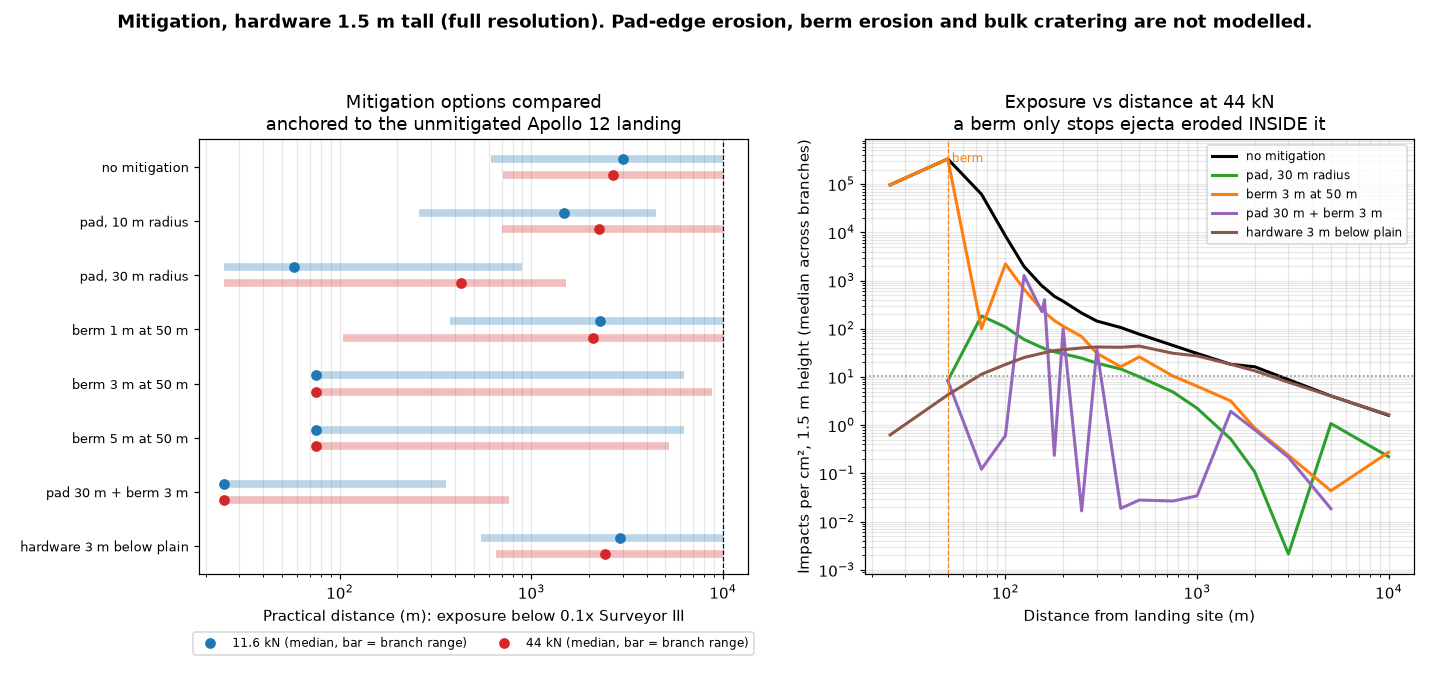

This figure's Python source:
#!/usr/bin/env python3
# -*- coding: utf-8 -*-
"""Compare landing pads, ring berms and terrain shielding.

Cases are anchored to the Apollo 12 landing and use simplified geometry:

  pad      no erosion inside pad_radius_m; edge erosion is omitted
  berm     blocks trajectories below its crest; berm erosion is omitted
  terrain  target sits 3 m below the landing plane

With --with-angles, a third panel compares Apollo-like angles with
hypothetical 12 and 15 degree ejection angles that might occur with deep
cratering or interacting plumes. That needs its own simulations (several
hours at full resolution), so it is off by default.

Only variants in plausible_branches.json are used (see psi_study.py).

    python mitigation.py --quick
    python mitigation.py --with-angles
"""
from __future__ import annotations

import argparse, json, os, time
import numpy as np
import matplotlib
matplotlib.use("Agg")
import matplotlib.pyplot as plt

import psi_simulation as P
import psi_study as S

HERE = os.path.dirname(os.path.abspath(__file__))
THRUSTS = [11600.0, 44000.0]
THRESHOLD = 0.1                      # fraction of Surveyor III
BERM_R = 50.0
CASES = [  # (label, config overrides, hardware height or None for nominal)
    ("no mitigation", {}, None),
    ("pad, 10 m radius", {"pad_radius_m": 10.0}, None),
    ("pad, 30 m radius", {"pad_radius_m": 30.0}, None),
    ("berm 1 m at 50 m", {"berm_radius_m": BERM_R, "berm_height_m": 1.0}, None),
    ("berm 3 m at 50 m", {"berm_radius_m": BERM_R, "berm_height_m": 3.0}, None),
    ("berm 5 m at 50 m", {"berm_radius_m": BERM_R, "berm_height_m": 5.0}, None),
    ("pad 30 m + berm 3 m", {"pad_radius_m": 30.0, "berm_radius_m": BERM_R,
                             "berm_height_m": 3.0}, None),
    ("hardware 3 m below plain", {}, -3.0),
]
ANGLES = [1.4, 3.3, 8.1, 12.0, 15.0]


def main():
    ap = argparse.ArgumentParser(description=__doc__,
                                 formatter_class=argparse.RawDescriptionHelpFormatter)
    ap.add_argument("--quick", action="store_true")
    ap.add_argument("--with-angles", action="store_true",
                    help="also run the berm-vs-ejection-angle panel (extra simulations)")
    a = ap.parse_args()
    t0 = time.time()

    table, curves = {}, {}
    for T in THRUSTS:
        for label, ovr, z in CASES:
            runs = S.run_set(dict(ovr, thrust_N=T), quick=a.quick)
            R, exp_, excl = S.anchored_exposure(runs, z_target=z)
            cfg = next(iter(runs.values()))[0]
            thr = THRESHOLD * cfg["pit_reference_per_cm2"]
            band = S.distance_band(R, exp_, thr)
            table[(T, label)] = band
            st = np.array(list(exp_.values()))
            with np.errstate(invalid="ignore"):
                curves[(T, label)] = np.nanmedian(np.where(st > 0, st, np.nan), axis=0)
            print(f"[mitigation] {T/1000:5.1f} kN  {label:<26} "
                  f"{S.fmt_distance(band['median'], R[-1]):>9} "
                  f"[{S.fmt_distance(band['min'], R[-1])} - {S.fmt_distance(band['max'], R[-1])}]"
                  f"  ({time.time()-t0:.0f} s)")

    # Berm effectiveness vs ejection angle (unanchored: berm / no berm, same branch)
    berm_vs_angle = {}
    for T in (THRUSTS if a.with_angles else []):
        base = dict(S.QUICK) if a.quick else {}
        common = dict(base, thrust_N=T, angle_hypotheses_deg=ANGLES)
        for vm in S.VELOCITY_MODELS:
            cfg0, _, r_none = P.simulate(dict(common, velocity_model=vm))
            _, _, r_berm = P.simulate(dict(common, velocity_model=vm,
                                           berm_radius_m=BERM_R, berm_height_m=3.0))
            Rg = cfg0["target_distances_m"]; zl = cfg0["target_heights_sensitivity_m"]
            iz = S.nearest(zl, cfg0["target_height_m"])
            for tag in r_none["branches"]:
                ang = float(tag.split("|")[1])
                n = np.array(r_none["branches"][tag]["density_total_per_cm2"])[iz]
                b = np.array(r_berm["branches"][tag]["density_total_per_cm2"])[iz]
                for d in (200.0, 1000.0):
                    k = S.nearest(Rg, d)
                    if n[k] > 0:
                        berm_vs_angle.setdefault((T, d, ang), []).append(b[k] / n[k])

    out = {
        "threshold_x_surveyor": THRESHOLD, "quick": a.quick, "berm_radius_m": BERM_R,
        "practical_distance": {f"{T/1000:g} kN | {lab}": table[(T, lab)]
                               for T in THRUSTS for lab, _, _ in CASES},
        "berm3m_transmission_vs_angle": None if not a.with_angles else {
            f"{T/1000:g} kN | {d:g} m | {ang:g} deg": float(np.median(v))
            for (T, d, ang), v in berm_vs_angle.items()},
    }
    with open(os.path.join(HERE, "mitigation_results.json"), "w", encoding="utf-8") as f:
        json.dump(out, f, indent=1)

    # ------------------------------------------------------------------ figure
    fig, ax = plt.subplots(1, 3 if a.with_angles else 2,
                           figsize=(19 if a.with_angles else 13, 6.2))
    grid_max = float(R[-1])
    cap = lambda x: min(x, grid_max)

    a0 = ax[0]
    labels = [lab for lab, _, _ in CASES]
    y = np.arange(len(labels))
    for k, (T, c) in enumerate(zip(THRUSTS, ("tab:blue", "tab:red"))):
        off = (k - 0.5) * 0.3
        md = [cap(table[(T, lab)]["median"]) for lab in labels]
        lo = [cap(table[(T, lab)]["min"]) for lab in labels]
        hi = [cap(table[(T, lab)]["max"]) for lab in labels]
        a0.hlines(y + off, lo, hi, color=c, lw=5, alpha=0.3)
        a0.plot(md, y + off, "o", color=c, label=f"{T/1000:g} kN (median, bar = branch range)")
    a0.set_yticks(y); a0.set_yticklabels(labels, fontsize=8.5); a0.invert_yaxis()
    a0.axvline(grid_max, color="k", ls="--", lw=0.8)
    a0.set_xscale("log")
    a0.set_xlabel(f"Practical distance (m): exposure below {THRESHOLD:g}x Surveyor III")
    a0.set_title("Mitigation options compared\nanchored to the unmitigated Apollo 12 landing")
    a0.legend(fontsize=8, loc="upper center", bbox_to_anchor=(0.5, -0.12), ncol=2)
    a0.grid(alpha=0.3, which="both", axis="x")

    a1 = ax[1]
    T = THRUSTS[-1]
    for lab, c in zip(("no mitigation", "pad, 30 m radius", "berm 3 m at 50 m",
                       "pad 30 m + berm 3 m", "hardware 3 m below plain"),
                      ("k", "tab:green", "tab:orange", "tab:purple", "tab:brown")):
        a1.plot(R, curves[(T, lab)], "-", color=c, lw=2, label=lab)
    a1.axhline(THRESHOLD * cfg["pit_reference_per_cm2"], color="grey", ls=":", lw=1)
    a1.axvline(BERM_R, color="tab:orange", ls="--", lw=0.8)
    a1.text(BERM_R * 1.05, 0.97, "berm", color="tab:orange", fontsize=8,
            transform=a1.get_xaxis_transform(), va="top")
    a1.set_xscale("log"); a1.set_yscale("log")
    a1.set_xlabel("Distance from landing site (m)")
    a1.set_ylabel("Impacts per cm², 1.5 m height (median across branches)")
    a1.set_title(f"Exposure vs distance at {T/1000:g} kN\n"
                 "a berm only stops ejecta eroded INSIDE it")
    a1.legend(fontsize=8); a1.grid(alpha=0.3, which="both")

    if a.with_angles:
        a2 = ax[2]
        for T, ls, mk in zip(THRUSTS, ("-", "--"), ("o", "s")):
            for d, c in ((200.0, "tab:orange"), (1000.0, "tab:blue")):
                stopped = [1.0 - np.median(berm_vs_angle[(T, d, g)])
                           if (T, d, g) in berm_vs_angle else np.nan for g in ANGLES]
                a2.plot(ANGLES, stopped, mk + ls, color=c, ms=7,
                        label=f"{T/1000:g} kN, hardware at {d:g} m")
        a2.axvspan(10, 16, color="grey", alpha=0.15)
        a2.text(10.3, 0.55, "hypothetical\nsteep ejection\n(cratering /\nmulti-engine)", fontsize=8)
        a2.axvspan(1.4, 3.3, color="tab:green", alpha=0.12)
        a2.text(1.5, 0.03, "Apollo\nmeasured", fontsize=8, color="tab:green")
        a2.set_ylim(-0.03, 1.03); a2.set_xlim(0.5, 16)
        a2.set_xlabel("Ejection angle (deg)")
        a2.set_ylabel("Fraction of exposure stopped by a 3 m berm at 50 m")
        a2.set_title("Effect of a 3 m berm\n"
                     "Transmission depends on ejection angle")
        a2.legend(fontsize=7.5, loc="center right"); a2.grid(alpha=0.3)

    fig.suptitle(f"Mitigation, hardware 1.5 m tall ({'quick' if a.quick else 'full'} resolution). "
                 "Pad-edge erosion, berm erosion and bulk cratering are not modelled.",
                 fontsize=11.5, fontweight="bold")
    fig.tight_layout(rect=[0, 0, 1, 0.94])
    outp = os.path.join(HERE, "mitigation.png")
    fig.savefig(outp, dpi=110)
    print(f"\nwrote {outp} and mitigation_results.json in {time.time()-t0:.0f} s")


if __name__ == "__main__":
    main()
